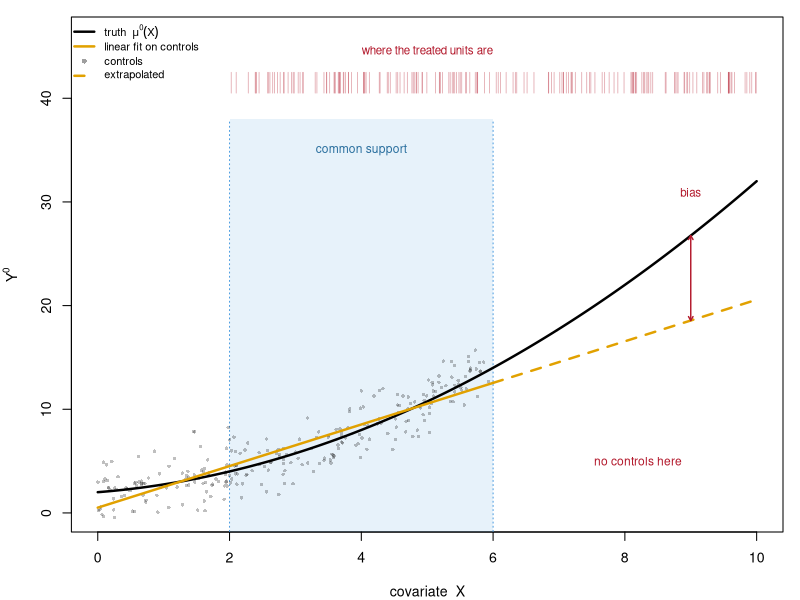
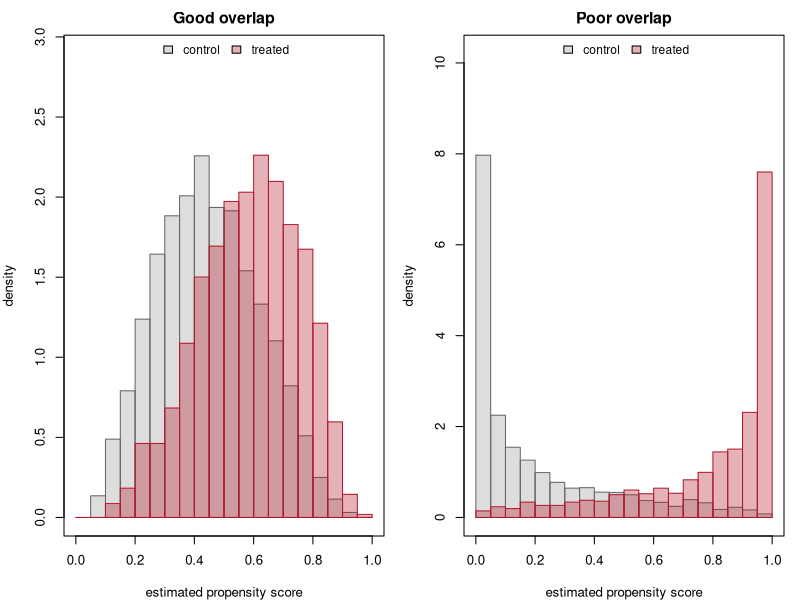

Generate these figures, in order, with R:
## ---- chunk 1
#| echo: true
n <- 5000
sim <- function(persistent) {
  set.seed(975)                                 # same draws in both worlds
  Q <- rnorm(n); S <- rnorm(n); Z <- rnorm(n)   # Q, Z UNOBSERVED; S observed
  drv <- if (persistent) Q else Z               # what drives selection into D
  D   <- as.integer(0.9 * drv + 0.9 * S + rnorm(n) > 0)
  Ypre  <- Q + S + rnorm(n)                     # BEFORE treatment exists
  Ypost <- Q + S + 1.5 * Z + 2 * D + rnorm(n)   # true effect = 2
  pl <- coef(summary(lm(Ypre  ~ D + S)))["D", ] # the PLACEBO regression
  po <- coef(summary(lm(Ypost ~ D + S)))["D", ] # the real regression
  round(c(placebo = pl[[1]], plac_t = pl[[3]], estimate = po[[1]]), 2)
}
rbind(persistent = sim(TRUE), transitory = sim(FALSE))
## ---- chunk 2
#| echo: false
#| fig-width: 9
#| fig-height: 3.3
set.seed(975)
par(mar = c(4, 4.2, 1.0, 1), cex = 0.85)
mu0 <- function(x) 2 + 0.5 * x + 0.25 * x^2
nc <- 260; nt <- 180
Xc <- runif(nc, 0, 6);  Yc <- mu0(Xc) + rnorm(nc, 0, 1.6)
Xt <- runif(nt, 2, 10)
fit <- lm(Yc ~ Xc); g <- seq(0, 10, 0.05)
pred <- coef(fit)[1] + coef(fit)[2] * g
plot(NULL, xlim = c(0, 10), ylim = c(0, 46), xlab = "covariate  X",
     ylab = expression(Y^0), main = "", yaxt = "n")
axis(2, at = seq(0, 40, 10))
rect(2, -5, 6, 38, col = "#4D9DE022", border = NA)
segments(c(2, 6), -5, c(2, 6), 38, col = "#4D9DE0", lty = 3)
points(Xc, Yc, pch = 16, col = "#00000040", cex = 0.55)
segments(Xt, 40.5, Xt, 42.5, col = "#B2182B60", lwd = 0.8)
text(5, 44.6, "where the treated units are", col = "#B2182B", cex = 0.82)
lines(g, mu0(g), lwd = 2.4, col = "black")
lines(g[g <= 6], pred[g <= 6], lwd = 2.4, col = "#E1A100")
lines(g[g >= 6], pred[g >= 6], lwd = 2.4, col = "#E1A100", lty = 2)
arrows(9, coef(fit)[1] + coef(fit)[2] * 9, 9, mu0(9),
       code = 3, length = 0.045, col = "#B2182B", lwd = 1.4)
text(9, 30.5, "bias", col = "#B2182B", cex = 0.82, adj = c(0.5, 0))
text(4, 35, "common support", col = "#2A6F9E", cex = 0.85)
text(8.2, 5, "no controls here", col = "#B2182B", cex = 0.85)
legend("topleft", c(expression(paste("truth  ", mu^0, (X))),
                    "linear fit on controls", "controls", "extrapolated"),
       col = c("black", "#E1A100", "#00000060", "#E1A100"),
       lty = c(1, 1, NA, 2), pch = c(NA, NA, 16, NA), lwd = c(2.4, 2.4, NA, 2.4),
       bty = "n", cex = 0.78)
## ---- chunk 3
#| echo: true
d  <- transform(as.data.frame(Titanic), D = Class == "1st")
tt <- xtabs(Freq ~ Sex + Age + D + Survived, d)
n  <- tt[, , , "Yes"] + tt[, , , "No"]      # cell sizes
r  <- tt[, , , "Yes"] / n                   # survival rates
del <- r[, , "TRUE"] - r[, , "FALSE"]       # within-stratum differences
round(c(ATE = weighted.mean(del, n[, , "TRUE"] + n[, , "FALSE"]),
        ATT = weighted.mean(del, n[, , "TRUE"]),
        ATU = weighted.mean(del, n[, , "FALSE"])), 3)
## ---- chunk 4
#| echo: true
set.seed(975)
n <- 1000
for (k in c(2, 4, 6, 8, 10)) {
  X    <- matrix(rbinom(n * k, 1, 0.5), n, k)
  D    <- rbinom(n, 1, 0.5)
  cell <- apply(X, 1, paste, collapse = "")
  tt   <- table(cell, D)
  cat(sprintf("k=%2d: %5d strata | %4d occupied | %4d usable (%3.0f%%)\n",
      k, 2^k, nrow(tt), sum(tt[,1] > 0 & tt[,2] > 0),
      100 * sum(tt[,1] > 0 & tt[,2] > 0) / nrow(tt)))
}
## ---- chunk 5
#| echo: true
mcspec <- function(nn, R = 300) {                 # DGP truth: ATT = 2
  set.seed(975); out <- matrix(NA, R, 4)
  for (r in 1:R) {
    X <- rnorm(nn); D <- rbinom(nn, 1, plogis(1.5 * X))
    Y <- 2 * D + 3 * X + 2 * X^2 + rnorm(nn)
    it <- which(D == 1); ic <- which(D == 0)
    j  <- ic[max.col(-abs(outer(X[it], X[ic], "-")), ties.method = "first")]
    m  <- unique(j)                                   # the MATCHED controls
    bc <- function(f) {
      fit <- lm(f, data.frame(X = X[m], Y = Y[m]))
      p   <- function(z) predict(fit, data.frame(X = z))
      mean(Y[it] - Y[j] - (p(X[it]) - p(X[j])))       # step 4
    }
    out[r, ] <- c(mean(Y[it] - Y[j]), bc(Y ~ X), bc(Y ~ X + I(X^2)),
                  bc(Y ~ X + I(X^2) + I(X^3) + I(X^4)))
  }
  setNames(colMeans(out), c("raw", "underfit", "correct", "overfit"))
}
round(rbind(n_500 = mcspec(500), n_2000 = mcspec(2000)), 3)
## ---- chunk 6
#| echo: false
#| fig-width: 9
#| fig-height: 3.0
set.seed(975)
n <- 4000
par(mfrow = c(1, 2), mar = c(4, 4, 2.2, 1), cex = 0.8)
for (a in c(0.8, 3.5)) {
  X  <- rnorm(n); D <- rbinom(n, 1, plogis(a * X))
  eh <- predict(glm(D ~ X, family = binomial), type = "response")
  br <- seq(0, 1, 0.05)
  h1 <- hist(eh[D == 1], breaks = br, plot = FALSE)
  h0 <- hist(eh[D == 0], breaks = br, plot = FALSE)
  plot(NULL, xlim = c(0, 1), ylim = c(0, max(h1$density, h0$density) * 1.28),
       xlab = "estimated propensity score", ylab = "density",
       main = if (a < 1) "Good overlap" else "Poor overlap")
  rect(br[-length(br)], 0, br[-1], h0$density, col = "#00000022", border = "grey40")
  rect(br[-length(br)], 0, br[-1], h1$density, col = "#B2182B55", border = "#B2182B")
  legend("top", c("control", "treated"), fill = c("#00000022", "#B2182B55"),
         bty = "n", horiz = TRUE, cex = 0.9)
}
## ---- chunk 7
#| echo: true
set.seed(975)
n  <- 20000; X1 <- rnorm(n); X2 <- rnorm(n)
D  <- rbinom(n, 1, plogis(1.0 * X1 + 0.8 * X2))
eh <- predict(glm(D ~ X1 + X2, family = binomial), type = "response")
dec <- cut(eh, quantile(eh, 0:10 / 10), include.lowest = TRUE)
gap <- function(V) c(overall   = mean(V[D == 1]) - mean(V[D == 0]),
                     max_within = max(abs(tapply(seq_len(n), dec,
                       function(i) mean(V[i][D[i] == 1]) - mean(V[i][D[i] == 0])))))
round(rbind(X1 = gap(X1), X2 = gap(X2)), 3)
## ---- chunk 8
#| echo: true
set.seed(975)
n  <- 20000
X  <- rnorm(n)
ps <- plogis(1.2 * X)                  # true propensity score
D  <- rbinom(n, 1, ps)
Y  <- 2 * D + 3 * X + rnorm(n)         # TRUE effect = 2

eh <- predict(glm(D ~ X, family = binomial), type = "response")
round(c(naive = mean(Y[D == 1]) - mean(Y[D == 0]),
        ols   = unname(coef(lm(Y ~ D + X))[2]),
        ipw   = mean(D * Y / eh) - mean((1 - D) * Y / (1 - eh))), 3)
## ---- chunk 9
#| echo: true
set.seed(975)
n <- 20000; X <- rnorm(n); D <- rbinom(n, 1, plogis(1.2 * X))
Y <- 2 * D + 3 * X + rnorm(n)
c(direct = unname(coef(lm(Y ~ D + X))[2]),
  fwl    = unname(coef(lm(resid(lm(Y ~ X)) ~ resid(lm(D ~ X))))[2]))
## ---- chunk 10
#| echo: true
X <- c(rep(0, 100), rep(1, 100))
D <- c(rep(c(1, 0), each = 50), rep(c(1, 0), times = c(10, 90)))
Y <- ifelse(X == 0, 0, 5) + ifelse(X == 0, 2, 3) * D
round(unname(coef(lm(Y ~ D + factor(X)))[2]), 3)
